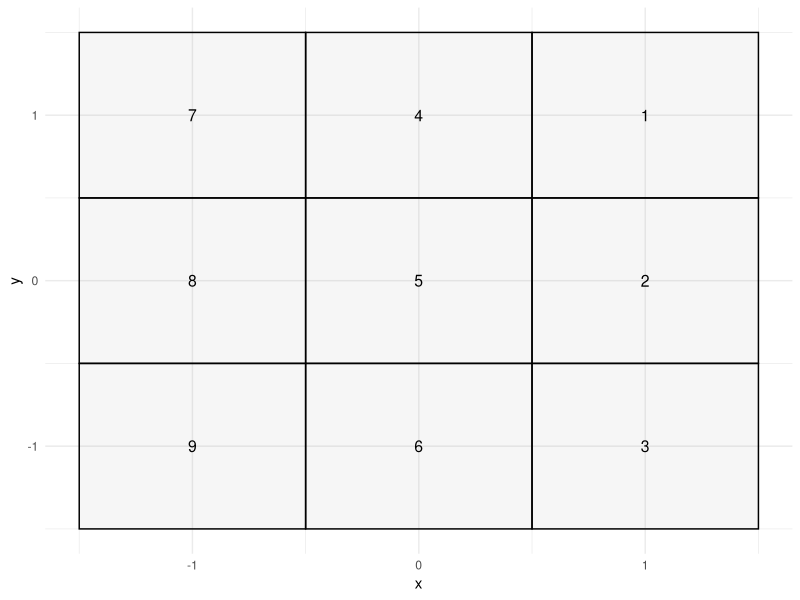
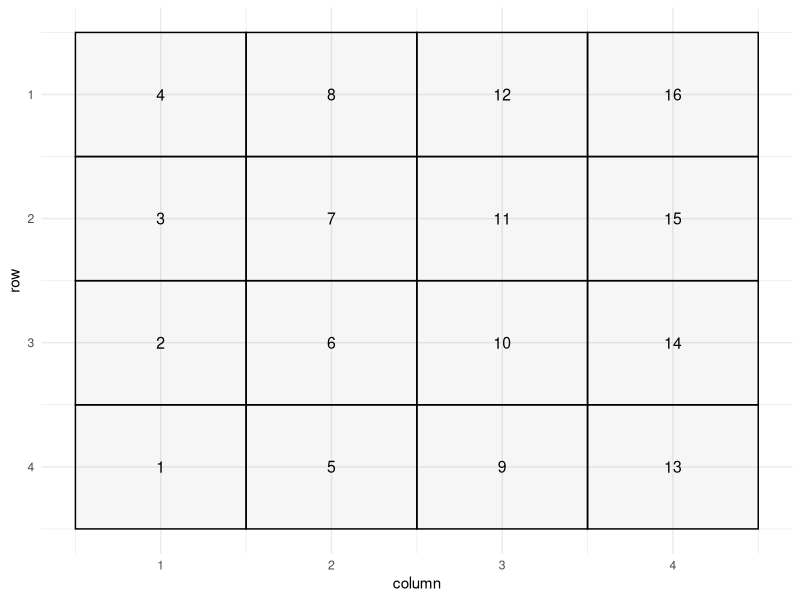

Here is the R script that generated these plots, in order:
## ---- chunk 1
knitr::opts_chunk$set(message = FALSE)
library(tidyverse)
library(mnormt)
library(spdep)
set.seed(03202021)
## ---- chunk 2
d=data.frame(xmin=c(0.5,0.5,0.5,-.5,-.5,-.5,-1.5,-1.5,-1.5),
             xmax=c(1.5,1.5,1.5,.5,.5,.5,-.5,-.5,-.5),
             ymin=rep(c(.5,-.5,-1.5), 3), 
             ymax=rep(c(1.5,.5,-.5), 3),
             id=c(1,2,3,4,5,6,7,8,9))
ggplot() + 
  scale_x_continuous(name="x") + 
  scale_y_continuous(name="y") +
  geom_rect(data=d, mapping=aes(xmin=xmin, xmax=xmax, ymin=ymin, ymax=ymax), color="black", alpha=0.05) +
  geom_text(data=d, aes(x=xmin+(xmax-xmin)/2, y=ymin+(ymax-ymin)/2, label=id), size=4) +
  theme_minimal()

## ---- chunk 3
d4 <- tibble(xmin = rep(c(3.5, 2.5, 1.5, 0.5), each = 4),
             x = rep(4:1, each =4),      
             xmax = rep(c(3.5, 2.5, 1.5, 0.5), each = 4) +1,
             ymin = rep(c(3.5, 2.5, 1.5, 0.5), 4), 
             y = rep(4:1, 4),
             ymax = rep(c(3.5, 2.5, 1.5, 0.5), 4) +1,
             rpos = rep(4:1, 4),
             cpos = rep(1:4, each = 4),
             id=16:1)
ggplot() + 
  scale_x_continuous(name="column") + 
  scale_y_continuous(name="row",breaks = 1:4,labels = c('4','3','2', '1') ) +
  geom_rect(data=d4, mapping=aes(xmin=xmin, xmax=xmax, ymin=ymin, ymax=ymax), color="black", alpha=0.05) +
  geom_text(data=d4, aes(x=xmin+(xmax-xmin)/2, y=ymin+(ymax-ymin)/2, label=id), size=4) +
  theme_minimal()
## ---- chunk 4
W <- matrix(0, 16, 16)
for (i in 1:16){
  W[i,] <- as.numeric((d4$rpos[i] == d4$rpos & (abs(d4$cpos[i] - d4$cpos) == 1)) | 
                        (d4$cpos[i] == d4$cpos & (abs(d4$rpos[i] - d4$rpos) == 1)))
}
head(W)
